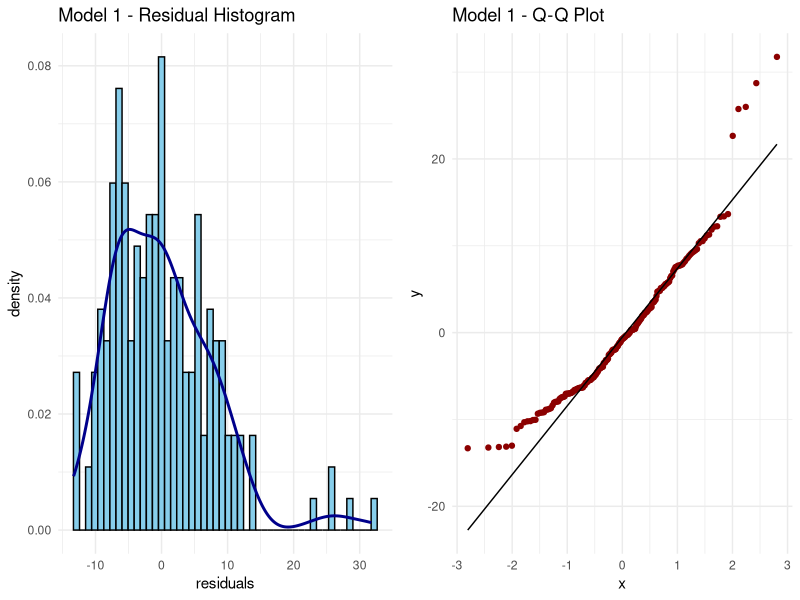
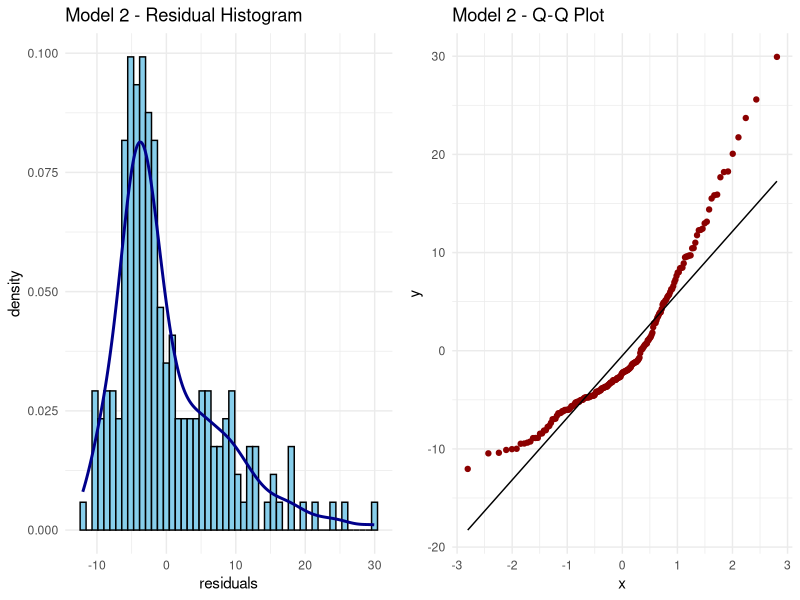
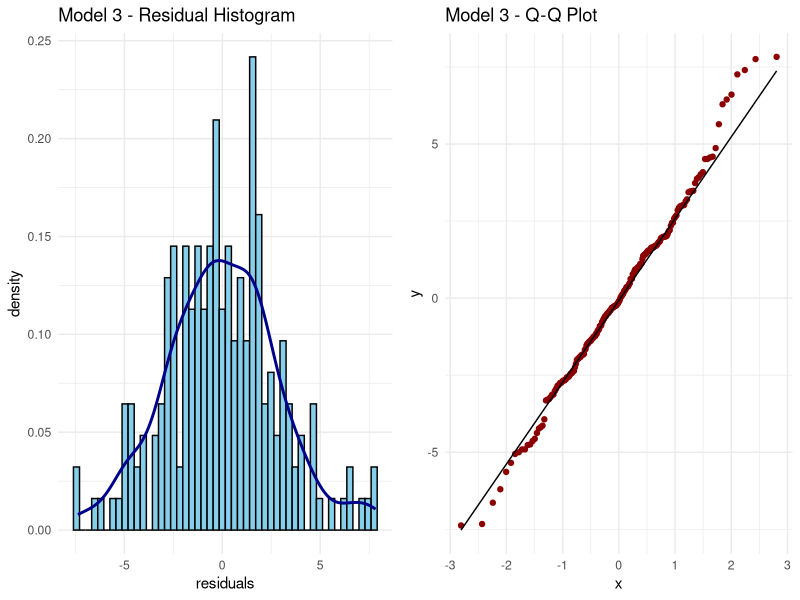
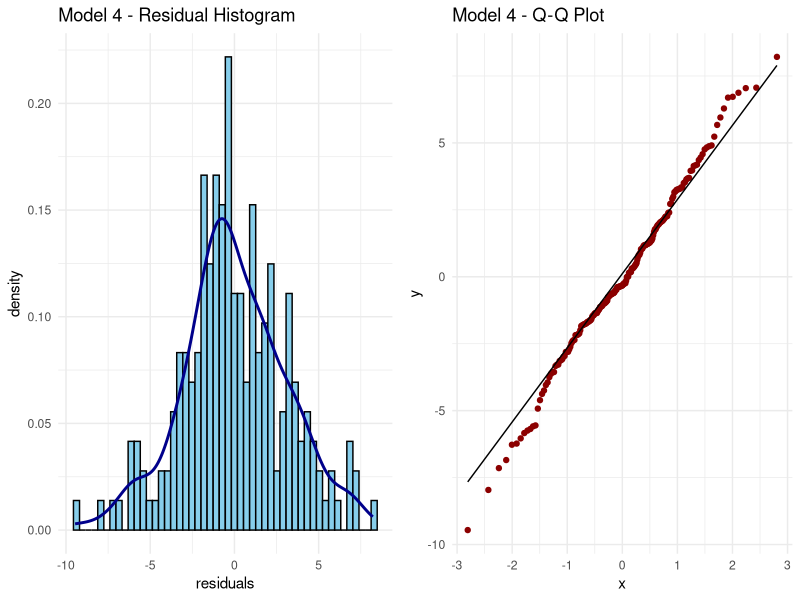
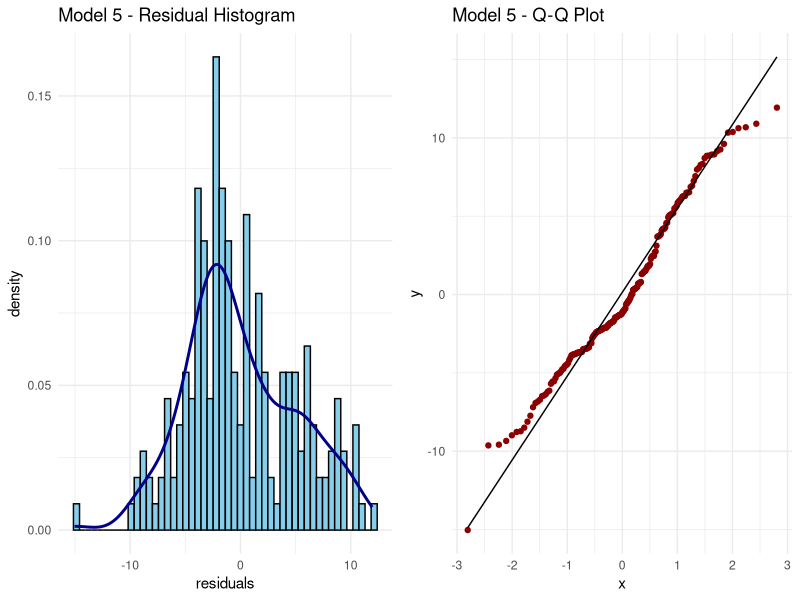

Write the R code that produced these figures, in order.
# === Load Required Libraries ===
library(ggplot2)
library(gridExtra)

# === Step 1: Load Data ===
X_data <- read.csv("X.csv")
y_data <- read.csv("y.csv")

# Extract variables
x1 <- X_data$x1
x2 <- X_data$x2
y <- y_data$y
n <- length(y)

# === Step 2: Create Input Matrices for 5 Models ===

# Model 1: y = θ1·x1³ + θ2·x1⁵ + θ3·x2 + θ_bias + ε
X_model1 <- cbind(x1^3, x1^5, x2, rep(1, n))

# Model 2: y = θ1·x1 + θ2·x2 + θ_bias + ε
X_model2 <- cbind(x1, x2, rep(1, n))

# Model 3: y = θ1·x1 + θ2·x1² + θ3·x1⁴ + θ4·x2 + θ_bias + ε
X_model3 <- cbind(x1, x1^2, x1^4, x2, rep(1, n))

# Model 4: y = θ1·x1 + θ2·x1² + θ3·x1³ + θ4·x1⁵ + θ5·x2 + θ_bias + ε
X_model4 <- cbind(x1, x1^2, x1^3, x1^5, x2, rep(1, n))

# Model 5: y = θ1·x1 + θ2·x1³ + θ3·x1⁴ + θ4·x2 + θ_bias + ε
X_model5 <- cbind(x1, x1^3, x1^4, x2, rep(1, n))

# === Step 3: Estimate Model Parameters Using Least Squares ===
theta1 <- solve(t(X_model1) %*% X_model1) %*% t(X_model1) %*% y
theta2 <- solve(t(X_model2) %*% X_model2) %*% t(X_model2) %*% y
theta3 <- solve(t(X_model3) %*% X_model3) %*% t(X_model3) %*% y
theta4 <- solve(t(X_model4) %*% X_model4) %*% t(X_model4) %*% y
theta5 <- solve(t(X_model5) %*% X_model5) %*% t(X_model5) %*% y

# === Step 4: Compute Predictions and Residuals ===
y_pred1 <- X_model1 %*% theta1
res1 <- as.vector(y - y_pred1)

y_pred2 <- X_model2 %*% theta2
res2 <- as.vector(y - y_pred2)

y_pred3 <- X_model3 %*% theta3
res3 <- as.vector(y - y_pred3)

y_pred4 <- X_model4 %*% theta4
res4 <- as.vector(y - y_pred4)

y_pred5 <- X_model5 %*% theta5
res5 <- as.vector(y - y_pred5)

# === Step 5: Define Plotting Function ===
plot_residuals <- function(residuals, model_name) {
  df <- data.frame(residuals = residuals)
  p1 <- ggplot(df, aes(x = residuals)) +
    geom_histogram(aes(y=..density..), bins=50, fill="skyblue", color="black") +
    geom_density(color="darkblue", size=1) +
    ggtitle(paste(model_name, "- Residual Histogram")) +
    theme_minimal()
  
  p2 <- ggplot(df, aes(sample = residuals)) +
    stat_qq(color = "darkred") +
    stat_qq_line(color = "black") +
    ggtitle(paste(model_name, "- Q-Q Plot")) +
    theme_minimal()
  
  grid.arrange(p1, p2, ncol=2)
}

# === Step 6: Plot Residual Distributions and Q-Q Plots for All Models ===
plot_residuals(res1, "Model 1")
plot_residuals(res2, "Model 2")
plot_residuals(res3, "Model 3")
plot_residuals(res4, "Model 4")
plot_residuals(res5, "Model 5")
